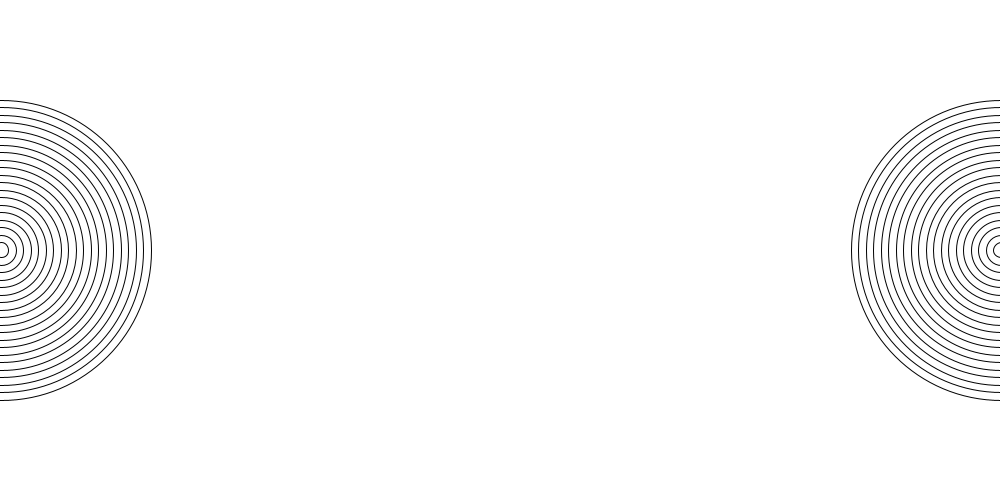
Frame 1 (no input)
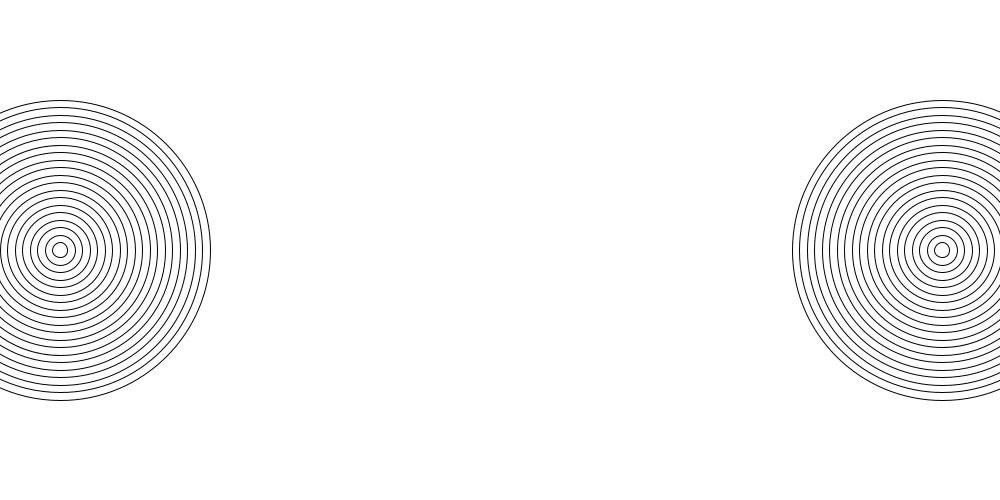
Frame 60 (the mouse pressed at the canvas centre just before this capture)
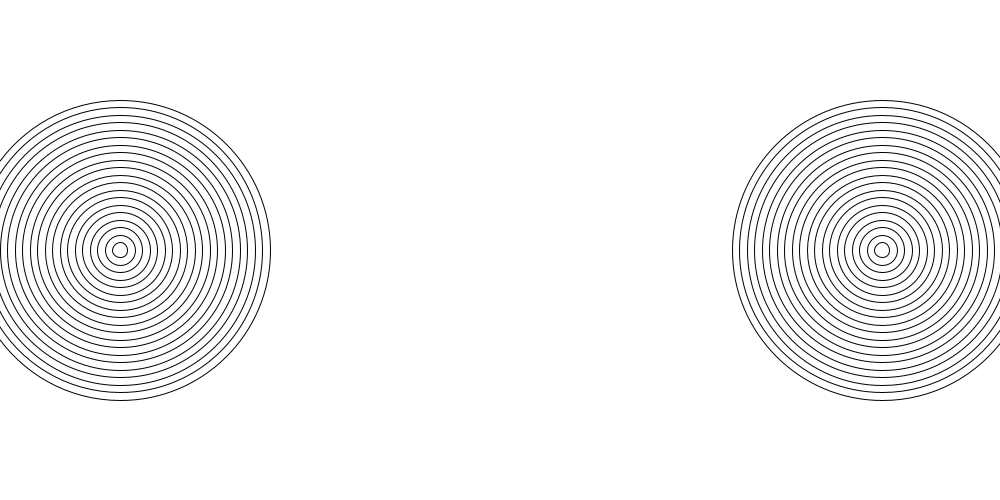
Frame 120 (the mouse held since frame 60 and released just before this capture)

The Processing sketch that drew these frames (run headless with seeded random() and noise(); from frame 60 on, the mouse is pressed at the canvas centre):

// Processing sketch: amazing_rings
// ── amazing_rings.pde
int x = 1;
int xx = 1;
void setup() {
  size(1000,500);
  background(255,255,255);
  
}

void draw() {
  background(255);

  
 
  
  for (int i = 300; i >= 0; i-=15) {
     if (i % 2 == 0) {
       noFill();
     }
     else {
       noFill();
     }
     ellipse(x,250,i,i);
  
  }
 
  for (int i = 300; i >= 0; i-=15) {
     if (i % 2 == 0) {
       noFill();
     }
     else {
       noFill();
     }
     ellipse(1000 + xx,250,i,i);
     
  }   
  
  x+= 1;
  xx-=1;


  // Go to the recipe to run the demonstration before starting this program
  
  /*
  Use the code from your Bullseye program to draw the rings shown in this recipe.
  You can use the noFill() command to make your ellipses transparent.
  Make the rings move past each other.
  When the rings hit the side of the sketch, make them reverse their direction.
  */
}
